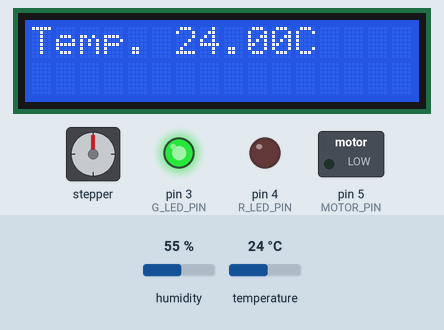
A sketch run on a simulated Arduino Uno, built with avr-gcc and run on an emulated ATmega328P. On the bench: 16×2 character LCD, stepper motor, switched loads named in the sketch (green lamp = pin HIGH), output pins drawn as LEDs (lit = HIGH). The inputs (shaded band) are chosen by the test bench; at power-on: temperature 24 °C, humidity 55 %. Stepper angles assume 2038 steps per turn; what the sketch prints to the serial monitor is not drawn.

Above: at 4.2 s.
4.3 s: temperature set to 28 °C
At 6.35 s:
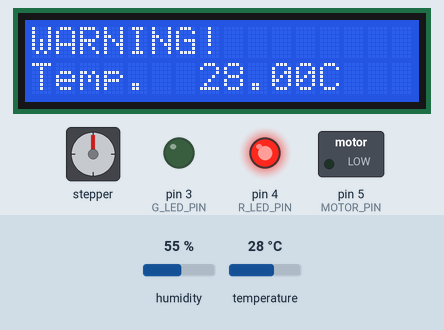
8.6 s: temperature set to 12 °C
At 11.3 s:
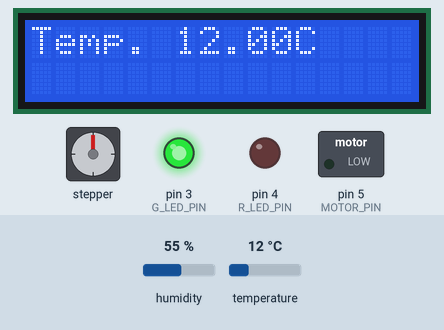
12.5 s: temperature set to 33 °C
At 13.8 s:
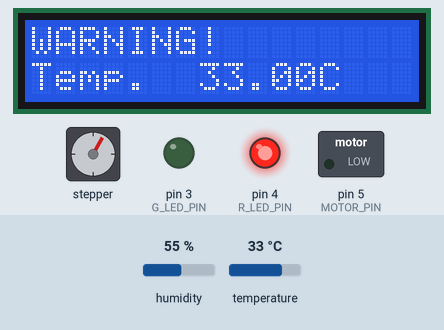
Timing chart, 0 to 47.7 s (numbered marks = the images above; inputs shaded):
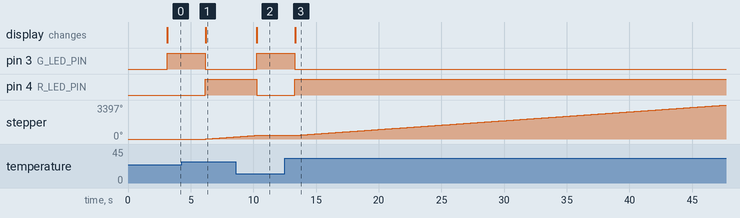

Measured:
- after the input at 4.3 s, pin 3 (G_LED_PIN): HIGH → LOW after 1.9 s; pin 4 (R_LED_PIN): LOW → HIGH after 1.9 s; stepper: keeps turning clockwise at about 90°/s, starting after 1.9 s; the display: changes after 1.9 s (image 1)
- after the input at 8.6 s, pin 3 (G_LED_PIN): LOW → HIGH after 1.7 s; pin 4 (R_LED_PIN): HIGH → LOW after 1.7 s; stepper: goes on until 10.2 s, then stays 360°; the display: changes after 1.7 s (image 2)
- after the input at 12.5 s, pin 3 (G_LED_PIN): HIGH → LOW after 0.81 s; pin 4 (R_LED_PIN): LOW → HIGH after 0.81 s; stepper: keeps turning clockwise at about 88°/s, starting after 0.83 s; the display: changes after 0.83 s (image 3)

The sketch:

automatic-ventilation.ino
```cpp
#include <Stepper.h>
#include <Wire.h>
#include <LiquidCrystal_I2C.h>
#include <DHT.h>

#define DHTPIN    2
#define DHTTYPE   DHT11
#define MAX_TEMP  25

#define MOTOR_PIN 5
#define IN1 11
#define IN2 10
#define IN3 9
#define IN4 8
#define STEPS_PER_REVOLUTION 2038
#define MAX_SPEED 15

#define R_LED_PIN 4
#define G_LED_PIN 3

//Create lcd object
LiquidCrystal_I2C lcd(0x27,16,2); //address, cols, rows
//Create dht object
DHT dht(DHTPIN, DHTTYPE); // create the sensor object
// Create stepper object
Stepper stepper = Stepper(STEPS_PER_REVOLUTION, IN1, IN3, IN2, IN4);

int steps, motor_speed;

void setup(){
  pinMode(R_LED_PIN, OUTPUT);
  pinMode(G_LED_PIN, OUTPUT);

  pinMode(MOTOR_PIN, 5);
  stepper.setSpeed(MAX_SPEED);

  lcd.init(); // initialize the lcd
  lcd.home();
  lcd.backlight();
  lcd.setCursor(0, 0); //x,y
  lcd.print("Getting ready...");
  lcd.setCursor(0, 1); //x,y
  lcd.print("Just a minute");

  dht.begin();

  Serial.begin(9600);

  delay(3000);
}

void loop(){
  float t = dht.readTemperature(); // read temperature
  Serial.println(t);
  float h = dht.readHumidity();    // read relative humidity
  // check if temperature was read properly
  lcd.clear();
  if (isnan(t)){
    lcd.println("Reading failed");
    return;}

  if (t > MAX_TEMP) {
    steps = STEPS_PER_REVOLUTION;

    // Turn on RED light only
    digitalWrite(R_LED_PIN, HIGH);
    digitalWrite(G_LED_PIN, LOW);

    // print the temperature/humidity in the Serial Monitor
    lcd.setCursor(0, 0); //x,y
    lcd.print("WARNING!");
    lcd.setCursor(0, 1); //x,y
    lcd.print("Temp.  " + String(t) + "C");
  } else {
    steps = 0;

    // Turn on GREEN light only
    digitalWrite(R_LED_PIN, LOW);
    digitalWrite(G_LED_PIN, HIGH);

    // print the temperature/humidity in the Serial Monitor
    lcd.setCursor(0, 0); //x,y
    lcd.print("Temp. " + String(t) + "C");
  }

  stepper.step(steps);
  if (t < MAX_TEMP) delay(1500);
}
```
